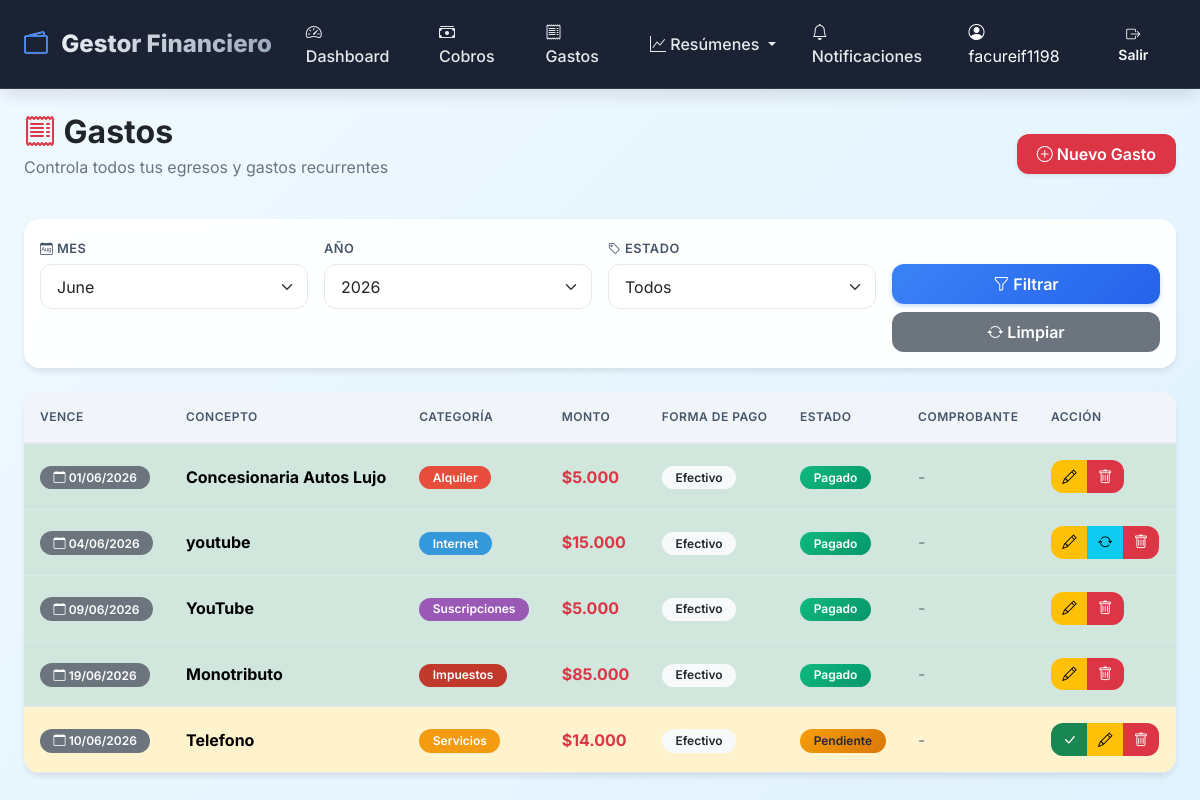
Screenshot of /gastos/ (signed in) with the database file from the repository.
### finances/models.py (models this page shows, shortened)
class Gasto(models.Model):
    FORMA_PAGO_CHOICES = [
        ('efectivo', 'Efectivo'),
        ('transferencia', 'Transferencia'),
        ('tarjeta_credito', 'Tarjeta de Crédito'),
        ('tarjeta_debito', 'Tarjeta de Débito'),
        ('debito_automatico', 'Débito Automático'),
        ('cheque', 'Cheque'),
        ('otro', 'Otro'),
    ]
    ESTADO_CHOICES = [
        ('pendiente', 'Pendiente'),
        ('pagado', 'Pagado'),
        ('vencido', 'Vencido'),
        ('cancelado', 'Cancelado'),
    ]
    PERIODICIDAD_CHOICES = [
        ('unico', 'Único'),
        ('mensual', 'Mensual'),
        ('bimestral', 'Bimestral'),
        ('trimestral', 'Trimestral'),
        ('semestral', 'Semestral'),
        ('anual', 'Anual'),
    ]
    TIPO_CHOICES = [
        ('fijo', 'Fijo'),
        ('servicio', 'Servicio'),
        ('impuesto', 'Impuesto'),
        ('variable', 'Variable'),
        ('otro', 'Otro'),
    ]
    usuario = models.ForeignKey(User, on_delete=models.CASCADE, null=True, blank=True)
    categoria = models.ForeignKey(Categoria, on_delete=models.PROTECT)
    nombre = models.CharField(max_length=200)
    descripcion = models.TextField(blank=True)
    monto = models.DecimalField(max_digits=12, decimal_places=2, null=True, blank=True)
    tipo_gasto = models.CharField(max_length=20, choices=TIPO_CHOICES, default='fijo')
    fecha = models.DateField(default=timezone.now)
    fecha_vencimiento = models.DateField(null=True, blank=True)
    fecha_pago = models.DateField(null=True, blank=True)
    forma_pago = models.CharField(max_length=20, choices=FORMA_PAGO_CHOICES, default='efectivo')
    estado = models.CharField(max_length=15, choices=ESTADO_CHOICES, default='pendiente')
    comprobante = models.FileField(upload_to='comprobantes/%Y/%m/', null=True, blank=True)
    es_recurrente = models.BooleanField(default=False)
    pago_automatico = models.BooleanField(default=False)
    periodicidad = models.CharField(max_length=20, choices=PERIODICIDAD_CHOICES, default='unico')
    meses_a_generar = models.IntegerField(default=1)
    observaciones = models.TextField(blank=True)
    creado = models.DateTimeField(auto_now_add=True)
    actualizado = models.DateTimeField(auto_now=True)
    class Meta:
        ordering = ['-fecha']
        verbose_name = 'Gasto'
        verbose_name_plural = 'Gastos'

class Categoria(models.Model):
    TIPO_CHOICES = [
        ('ingreso', 'Ingreso'),
        ('gasto', 'Gasto'),
    ]
    usuario = models.ForeignKey(User, on_delete=models.CASCADE, null=True, blank=True)
    nombre = models.CharField(max_length=100)
    tipo = models.CharField(max_length=10, choices=TIPO_CHOICES)
    icono = models.CharField(max_length=50, blank=True)
    color = models.CharField(max_length=7, default='#3498db')
    activo = models.BooleanField(default=True)
    class Meta:
        ordering = ['nombre']
        verbose_name = 'Categoría'
        verbose_name_plural = 'Categorías'
        unique_together = ['usuario', 'nombre']

### finances/views.py (the view)
# urls.py: path('gastos/', views.lista_gastos, name='lista_gastos'),
@login_required
def lista_gastos(request):
    actualizar_gastos_vencidos()
    hoy = hoy_local()
    mes = request.GET.get('mes', hoy.month)
    año = request.GET.get('año', hoy.year)
    estado = request.GET.get('estado', '')
    buscar = request.GET.get('buscar', '')
    gastos = Gasto.objects.filter(usuario=request.user)
    if mes:
        mes = int(mes)
        if año:
            año = int(año)
            gastos = gastos.filter(
                Q(fecha_vencimiento__month=mes, fecha_vencimiento__year=año) |
                Q(fecha_vencimiento__isnull=True, fecha__month=mes, fecha__year=año)
            )
    elif año:
        año = int(año)
        gastos = gastos.filter(
            Q(fecha_vencimiento__year=año) |
            Q(fecha_vencimiento__isnull=True, fecha__year=año)
        )
    if estado:
        gastos = gastos.filter(estado=estado)
    if buscar:
        gastos = gastos.filter(
            Q(nombre__icontains=buscar) |
            Q(categoria__nombre__icontains=buscar)
        )
    gastos = gastos.order_by('estado', 'fecha_vencimiento', 'fecha')
    context = {
        'gastos': gastos,
        'nombre_mes': calendar.month_name[int(mes)] if mes else '',
        'meses': [(i, calendar.month_name[i]) for i in range(1, 13)],
        'años': range(2024, hoy.year + 2),
        'filtros': {
            'mes': int(mes) if mes else '',
            'año': int(año) if año else '',
            'estado': estado,
            'buscar': buscar,
        },
    }
    return render(request, 'finances/lista_gastos.html', context)

### finances/templates/finances/lista_gastos.html (shortened to what this page needs)
{% extends 'finances/base.html' %}
{% load humanize %}
{% block content %}
<div class="d-flex justify-content-between align-items-center mb-4">
    <div>
        <h2 class="fw-bold mb-0">
            <i class="bi bi-receipt text-danger"></i> Gastos
        </h2>
        <p class="text-muted mt-1">Controla todos tus egresos y gastos recurrentes</p>
    </div>
    <a href="{% url 'crear_gasto' %}" class="btn btn-danger shadow-sm">
        <i class="bi bi-plus-circle"></i> Nuevo Gasto
    </a>
</div>
<div class="card mb-4">
    <div class="card-body">
        <form method="GET" class="row g-3">
            <div class="col-md-3">
                <label class="form-label">
                    <i class="bi bi-calendar-month"></i> Mes
                </label>
                <select name="mes" class="form-select">
                    {% for num, nombre in meses %}
                    <option value="{{ num }}" {% if filtros.mes == num %}selected{% endif %}>{{ nombre }}</option>
                    {% endfor %}
                </select>
            </div>
            <div class="col-md-3">
                <label class="form-label">
                     Año
                </label>
                <select name="año" class="form-select">
                    {% for año in años %}
                    <option value="{{ año }}" {% if filtros.año == año %}selected{% endif %}>{{ año }}</option>
                    {% endfor %}
                </select>
            </div>
            <div class="col-md-3">
                <label class="form-label">
                    <i class="bi bi-tag"></i> Estado
                </label>
                <select name="estado" class="form-select">
                    <option value="">Todos</option>
                </select>
            </div>
            <div class="col-md-3">
                <label class="form-label">&nbsp;</label>
                <div class="d-grid gap-2">
                    <button type="submit" class="btn btn-primary">
                        <i class="bi bi-funnel"></i> Filtrar
                    </button>
                    <a href="{% url 'lista_gastos' %}" class="btn btn-secondary">
                        <i class="bi bi-arrow-repeat"></i> Limpiar
                    </a>
                </div>
            </div>
        </form>
    </div>
</div>
<div class="card">
    <div class="card-body p-0">
        <div class="table-responsive">
            <table class="table table-hover mb-0">
                <thead>
                    <tr>
                        <th>Vence</th>
                        <th>Concepto</th>
                        <th>Categoría</th>
                        <th>Monto</th>
                        <th>Forma de Pago</th>
                        <th>Estado</th>
                        <th>Comprobante</th>
                        <th>Acción</th>
                    </tr>
                </thead>
                <tbody>
                    {% for gasto in gastos %}
                    <tr class="{% if gasto.estado == 'pendiente' %}table-warning{% elif gasto.estado == 'pagado' %}table-success{% endif %}">
                        <td>
                            <span class="badge bg-secondary">
                                <i class="bi bi-calendar"></i>
                                {% if gasto.fecha_vencimiento %}
                                    {{ gasto.fecha_vencimiento|date:"d/m/Y" }}
                                {% else %}
                                    {{ gasto.fecha|date:"d/m/Y" }}
                                {% endif %}
                            </span>
                        </td>
                        <td>
                            <strong>{{ gasto.nombre }}</strong>
                        </td>
                        <td>
                            <span class="badge" style="background-color: {{ gasto.categoria.color }}; color: white;">
                                {{ gasto.categoria.nombre }}
                            </span>
                        </td>
                        <td class="text-danger fw-bold">
                            {% if gasto.monto %}
                                ${{ gasto.monto|floatformat:0|intcomma }}
                            {% else %}
                                <span class="badge bg-secondary">S/M</span>
                            {% endif %}
                        </td>
                        <td>
                            <span class="badge bg-light text-dark">
                                {{ gasto.get_forma_pago_display }}
                            </span>
                        </td>
                        <td>
                            {% if gasto.estado == 'pagado' %}
                                <span class="badge bg-success">Pagado</span>
                            {% elif gasto.estado == 'pendiente' %}
                                <span class="badge bg-warning text-dark">Pendiente</span>
                            {% elif gasto.estado == 'vencido' %}
                                <span class="badge bg-danger">Vencido</span>
                            {% endif %}
                        </td>
                        <td>
                            {% if gasto.comprobante %}
                                <a href="{{ gasto.comprobante.url }}" target="_blank"
                                class="btn btn-sm btn-outline-info" title="Ver comprobante">
                                    <i class="bi bi-file-earmark-text"></i> Ver
                                </a>
                            {% else %}
                                <span class="text-muted">-</span>
                            {% endif %}
                        </td>
                        <td>
                            <div class="btn-group" role="group">
                                {% if gasto.estado == 'pendiente' %}
                                <a href="{% url 'pagar_gasto' gasto.id %}" class="btn btn-sm btn-success" title="Pagado">
                                    <i class="bi bi-check-lg"></i>
                                </a>
                                {% endif %}
                                <a href="{% url 'editar_gasto' gasto.id %}" class="btn btn-sm btn-warning" title="Editar">
                                    <i class="bi bi-pencil"></i>
                                </a>
                                {% if gasto.estado == 'pagado' and gasto.es_recurrente %}
                                <a href="{% url 'generar_gasto_siguiente' gasto.id %}" class="btn btn-sm btn-info" title="Generar siguiente">
                                    <i class="bi bi-arrow-repeat"></i>
                                </a>
                                {% endif %}
                                <a href="{% url 'eliminar_gasto' gasto.id %}" class="btn btn-sm btn-danger" title="Eliminar"
                                   onclick="return confirm('¿Eliminar este gasto?')">
                                    <i class="bi bi-trash"></i>
                                </a>
                            </div>
                        </td>
                    </tr>
                    {% endfor %}
                </tbody>
            </table>
        </div>
    </div>
</div>
{% endblock %}

### finances/templates/finances/base.html (shortened to what this page needs)
<!DOCTYPE html>
<html lang="es">
<head>
    <link href="https://cdn.jsdelivr.net/npm/bootstrap@5.1.3/dist/css/bootstrap.min.css" rel="stylesheet">
    <link rel="stylesheet" href="https://cdn.jsdelivr.net/npm/bootstrap-icons@1.8.1/font/bootstrap-icons.css">
</head>
<body>
    <nav class="navbar navbar-expand-lg navbar-dark mb-4">
        <div class="container">
            <a class="navbar-brand" href="{% url 'dashboard' %}">
                <i class="bi bi-wallet2"></i> Gestor Financiero
            </a>
            <div class="collapse navbar-collapse" id="navbarNav">
                <ul class="navbar-nav me-auto">
                    <li class="nav-item">
                        <a class="nav-link" href="{% url 'dashboard' %}">
                            <i class="bi bi-speedometer2"></i> Dashboard
                        </a>
                    </li>
                    <li class="nav-item">
                        <a class="nav-link" href="{% url 'lista_cobros' %}">
                            <i class="bi bi-cash-stack"></i> Cobros
                        </a>
                    </li>
                    <li class="nav-item">
                        <a class="nav-link" href="{% url 'lista_gastos' %}">
                            <i class="bi bi-receipt"></i> Gastos
                        </a>
                    </li>
                    <li class="nav-item dropdown">
                        <a class="nav-link dropdown-toggle" href="#" data-bs-toggle="dropdown">
                            <i class="bi bi-graph-up"></i> Resúmenes
                        </a>
                    </li>
                    <li class="nav-item">
                        <a class="nav-link" href="{% url 'notificaciones' %}">
                            <i class="bi bi-bell"></i> Notificaciones
                        </a>
                    </li>
                </ul>
                <div class="d-none d-lg-flex align-items-center ms-3">
                    <span class="text-white me-3">
                        <i class="bi bi-person-circle"></i> {{ user.username }}
                    </span>
                    <a href="{% url 'logout' %}" class="btn btn-outline-light btn-sm">
                        <i class="bi bi-box-arrow-right"></i> Salir
                    </a>
                </div>
            </div>
        </div>
    </nav>
    <div class="container">
        {% block content %}{% endblock %}
    </div>
</body>
</html>

### rows the page displays
Gasto: fecha_vencimiento "01/06/2026", nombre "Concesionaria Autos Lujo", categoria.nombre "Alquiler", monto "5.000", forma_pago "Efectivo", estado "Pagado"
Gasto: fecha_vencimiento "04/06/2026", nombre "youtube", categoria.nombre "Internet", monto "15.000", forma_pago "Efectivo", estado "Pagado"
Gasto: fecha_vencimiento "09/06/2026", nombre "YouTube", categoria.nombre "Suscripciones", monto "5.000", forma_pago "Efectivo", estado "Pagado"
Gasto: fecha_vencimiento "19/06/2026", nombre "Monotributo", categoria.nombre "Impuestos", monto "85.000", forma_pago "Efectivo", estado "Pagado"
Gasto: fecha_vencimiento "10/06/2026", nombre "Telefono", categoria.nombre "Servicios", monto "14.000", forma_pago "Efectivo", estado "Pendiente"

### other values shown
{{ user.username }} "facureif1198"
form field mes "June"
form field año "2026"
